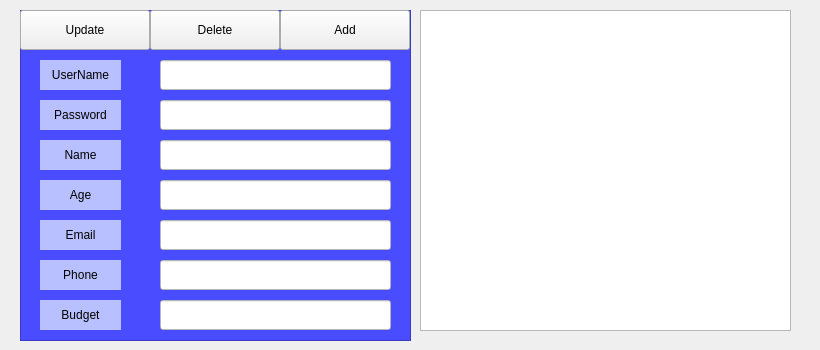
     <widget class="QWidget" name="page_7">
      <widget class="QTableView" name="tableView">
       <property name="geometry">
        <rect>
         <x>420</x>
         <y>10</y>
         <width>371</width>
         <height>321</height>
        </rect>
       </property>
      </widget>
      <widget class="QLineEdit" name="txt_username_5">
       <property name="geometry">
        <rect>
         <x>160</x>
         <y>60</y>
         <width>231</width>
         <height>30</height>
        </rect>
       </property>
       <property name="styleSheet">
        <string notr="true">
background:white;
color:black;
</string>
       </property>
       <property name="inputMethodHints">
        <set>Qt::ImhNoEditMenu</set>
       </property>
       <property name="echoMode">
        <enum>QLineEdit::Normal</enum>
       </property>
      </widget>
      <widget class="QLabel" name="lbl_phone_9">
       <property name="geometry">
        <rect>
         <x>40</x>
         <y>260</y>
         <width>81</width>
         <height>30</height>
        </rect>
       </property>
       <property name="autoFillBackground">
        <bool>false</bool>
       </property>
       <property name="styleSheet">
        <string notr="true">background: rgb(185, 192, 255);
color:black;</string>
       </property>
       <property name="text">
        <string>Phone</string>
       </property>
       <property name="alignment">
        <set>Qt::AlignCenter</set>
       </property>
      </widget>
      <widget class="QLabel" name="lbl_budget_4">
       <property name="geometry">
        <rect>
         <x>40</x>
         <y>300</y>
         <width>81</width>
         <height>30</height>
        </rect>
       </property>
       <property name="autoFillBackground">
        <bool>false</bool>
       </property>
       <property name="styleSheet">
        <string notr="true">background: rgb(185, 192, 255);
color:black;</string>
       </property>
       <property name="text">
        <string>Budget</string>
       </property>
       <property name="alignment">
        <set>Qt::AlignCenter</set>
       </property>
      </widget>
      <widget class="QLabel" name="lbl_age_5">
       <property name="geometry">
        <rect>
         <x>40</x>
         <y>180</y>
         <width>81</width>
         <height>30</height>
        </rect>
       </property>
       <property name="styleSheet">
        <string notr="true">background: rgb(185, 192, 255);
color:black;</string>
       </property>
       <property name="text">
        <string>Age</string>
       </property>
       <property name="alignment">
        <set>Qt::AlignCenter</set>
       </property>
      </widget>
      <widget class="QListView" name="listView_3">
       <property name="geometry">
        <rect>
         <x>20</x>
         <y>10</y>
         <width>391</width>
         <height>331</height>
        </rect>
       </property>
       <property name="styleSheet">
        <string notr="true">background-color:rgb(73, 76, 255)</string>
       </property>
      </widget>
      <widget class="QLabel" name="lbl_pass_5">
       <property name="geometry">
        <rect>
         <x>40</x>
         <y>100</y>
         <width>81</width>
         <height>30</height>
        </rect>
       </property>
       <property name="styleSheet">
        <string notr="true">background: rgb(185, 192, 255);
color:black;</string>
       </property>
       <property name="text">
        <string>Password</string>
       </property>
       <property name="alignment">
        <set>Qt::AlignCenter</set>
       </property>
      </widget>
      <widget class="QLineEdit" name="txt_name_5">
       <property name="geometry">
        <rect>
         <x>160</x>
         <y>140</y>
         <width>231</width>
         <height>30</height>
        </rect>
       </property>
       <property name="styleSheet">
        <string notr="true">background:white;
color:black;</string>
       </property>
      </widget>
      <widget class="QLabel" name="lbl_email_9">
       <property name="geometry">
        <rect>
         <x>40</x>
         <y>220</y>
         <width>81</width>
         <height>30</height>
        </rect>
       </property>
       <property name="styleSheet">
        <string notr="true">background: rgb(185, 192, 255);
color:black;</string>
       </property>
       <property name="text">
        <string>Email</string>
       </property>
       <property name="alignment">
        <set>Qt::AlignCenter</set>
       </property>
      </widget>
      <widget class="QLineEdit" name="txt_phone_5">
       <property name="geometry">
        <rect>
         <x>160</x>
         <y>260</y>
         <width>231</width>
         <height>30</height>
        </rect>
       </property>
       <property name="styleSheet">
        <string notr="true">background:white;
color:black;</string>
       </property>
      </widget>
      <widget class="QLabel" name="lbl_username_9">
       <property name="geometry">
        <rect>
         <x>40</x>
         <y>60</y>
         <width>81</width>
         <height>30</height>
        </rect>
       </property>
       <property name="styleSheet">
        <string notr="true">background: rgb(185, 192, 255);
color:black;</string>
       </property>
       <property name="text">
        <string>UserName</string>
       </property>
       <property name="alignment">
        <set>Qt::AlignCenter</set>
       </property>
      </widget>
      <widget class="QLineEdit" name="txt_budget_2">
       <property name="geometry">
        <rect>
         <x>160</x>
         <y>300</y>
         <width>231</width>
         <height>30</height>
        </rect>
       </property>
       <property name="styleSheet">
        <string notr="true">background:white;
color:black;</string>
       </property>
      </widget>
      <widget class="QLineEdit" name="txt_email_5">
       <property name="geometry">
        <rect>
         <x>160</x>
         <y>220</y>
         <width>231</width>
         <height>30</height>
        </rect>
       </property>
       <property name="styleSheet">
        <string notr="true">
background:white;
color:black;
</string>
       </property>
       <property name="echoMode">
        <enum>QLineEdit::Normal</enum>
       </property>
      </widget>
      <widget class="QLineEdit" name="txt_age_5">
       <property name="geometry">
        <rect>
         <x>160</x>
         <y>180</y>
         <width>231</width>
         <height>30</height>
        </rect>
       </property>
       <property name="styleSheet">
        <string notr="true">
background:white;
color:black;
</string>
       </property>
       <property name="echoMode">
        <enum>QLineEdit::Normal</enum>
       </property>
      </widget>
      <widget class="QLineEdit" name="txt_pass_5">
       <property name="geometry">
        <rect>
         <x>160</x>
         <y>100</y>
         <width>231</width>
         <height>30</height>
        </rect>
       </property>
       <property name="styleSheet">
        <string notr="true">
background:white;
color:black;
</string>
       </property>
       <property name="echoMode">
        <enum>QLineEdit::Normal</enum>
       </property>
      </widget>
      <widget class="QLabel" name="lbl_name_9">
       <property name="geometry">
        <rect>
         <x>40</x>
         <y>140</y>
         <width>81</width>
         <height>30</height>
        </rect>
       </property>
       <property name="autoFillBackground">
        <bool>false</bool>
       </property>
       <property name="styleSheet">
        <string notr="true">background: rgb(185, 192, 255);
color:black;</string>
       </property>
       <property name="text">
        <string>Name</string>
       </property>
       <property name="alignment">
        <set>Qt::AlignCenter</set>
       </property>
      </widget>
      <widget class="QLabel" name="label_bg">
       <property name="geometry">
        <rect>
         <x>-6</x>
         <y>-5</y>
         <width>811</width>
         <height>341</height>
        </rect>
       </property>
       <property name="text">
        <string/>
       </property>
      </widget>
      <widget class="QPushButton" name="btn_update">
       <property name="geometry">
        <rect>
         <x>20</x>
         <y>10</y>
         <width>130</width>
         <height>40</height>
        </rect>
       </property>
       <property name="styleSheet">
        <string notr="true">QPushButton:hover{
background-color: rgb(50,110,255);
color: rgb(255,255,255);
}
QPushButton:pressed{
background-color:rgb(50,110,255);
}</string>
       </property>
       <property name="text">
        <string>Update</string>
       </property>
      </widget>
      <widget class="QPushButton" name="btn_delete">
       <property name="geometry">
        <rect>
         <x>150</x>
         <y>10</y>
         <width>130</width>
         <height>40</height>
        </rect>
       </property>
       <property name="styleSheet">
        <string notr="true">QPushButton:hover{
background-color: rgb(50,110,255);
color: rgb(255,255,255);
}
QPushButton:pressed{
background-color:rgb(50,110,255);
}</string>
       </property>
       <property name="text">
        <string>Delete</string>
       </property>
      </widget>
      <widget class="QPushButton" name="btn_add">
       <property name="geometry">
        <rect>
         <x>280</x>
         <y>10</y>
         <width>130</width>
         <height>40</height>
        </rect>
       </property>
       <property name="styleSheet">
        <string notr="true">QPushButton:hover{
background-color: rgb(50,110,255);
color: rgb(255,255,255);
}
QPushButton:pressed{
background-color:rgb(50,110,255);
}</string>
       </property>
       <property name="text">
        <string>Add</string>
       </property>
      </widget>
      <zorder>label_bg</zorder>
      <zorder>tableView</zorder>
      <zorder>listView_3</zorder>
      <zorder>lbl_pass_5</zorder>
      <zorder>txt_name_5</zorder>
      <zorder>lbl_email_9</zorder>
      <zorder>txt_phone_5</zorder>
      <zorder>lbl_username_9</zorder>
      <zorder>txt_budget_2</zorder>
      <zorder>txt_email_5</zorder>
      <zorder>txt_age_5</zorder>
      <zorder>txt_pass_5</zorder>
      <zorder>lbl_name_9</zorder>
      <zorder>txt_username_5</zorder>
      <zorder>lbl_phone_9</zorder>
      <zorder>lbl_budget_4</zorder>
      <zorder>lbl_age_5</zorder>
      <zorder>btn_update</zorder>
      <zorder>btn_delete</zorder>
      <zorder>btn_add</zorder>
     </widget>
